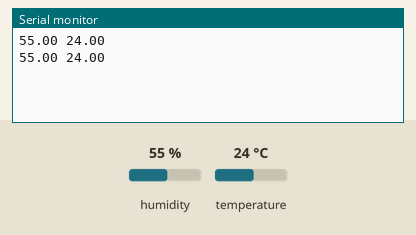
Recording of a sketch running on a simulated Arduino Uno, built with avr-gcc and run on an emulated ATmega328P. On the bench: the last lines printed to the serial monitor. Inputs (shaded band) come from the test bench; at power-on: humidity 55 %, temperature 24 °C.

Above: at 6.8 s.
6.9 s: humidity set to 22 %
At 10.5 s:
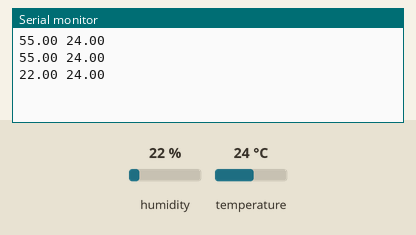
12.3 s: temperature set to 12 °C
At 15.0 s:
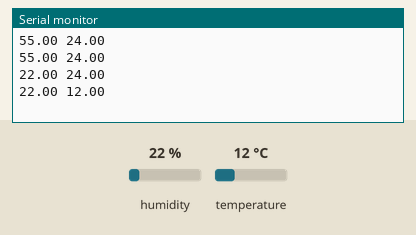
17.7 s: humidity set to 40 %
At 19.5 s:
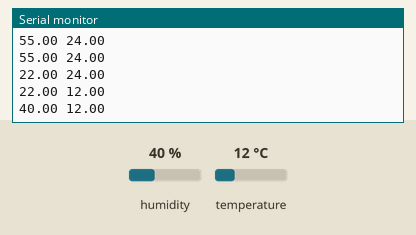
Timing chart, 0 to 21.0 s (numbered marks = the images above; inputs shaded):
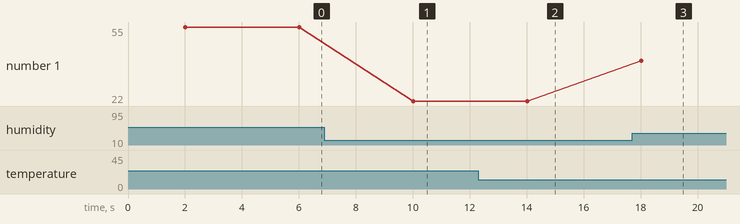

The sketch:

dht22.ino
```cpp
#include <DHT.h>
#include <DHT_U.h>
/* How to use the DHT-22 sensor with Arduino uno
   Temperature and humidity sensor
*/

//Libraries
#include <DHT.h>;

//Constants
#define DHTPIN 7     // what pin we're connected to
#define DHTTYPE DHT22   // DHT 22  (AM2302)
DHT dht(DHTPIN, DHTTYPE); //// Initialize DHT sensor for normal 16mhz Arduino


//Variables
int chk;
float hum;  //Stores humidity value
float temp; //Stores temperature value

void setup()
{
  Serial.begin(9600);
  dht.begin();
}

void loop()
{
    delay(2000);
    //Read data and store it to variables hum and temp
    hum = dht.readHumidity();
    temp= dht.readTemperature();
    //Print temp and humidity values to serial monitor

    Serial.print(hum);
    Serial.print(" ");
    Serial.print(temp);
    Serial.println(" ");

    delay(2000); //Delay 2 sec.
}
```

Measured:
- after the input at 6.9 s, the serial monitor: prints a new line after 3.1 s (image 1)
- after the input at 12.3 s, the serial monitor: prints a new line after 1.7 s (image 2)
- after the input at 17.7 s, the serial monitor: prints a new line after 0.33 s (image 3)
- plotted number 1: 55 → 22 after the input at 6.9 s, 22 → 40 after the input at 17.7 s
